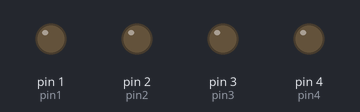
The sketch below on a simulated Arduino Uno, built with avr-gcc and run on an emulated ATmega328P. Parts: output pins drawn as LEDs (lit = HIGH).

Above: at 0.6 s.
At 3.65 s:
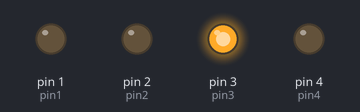
At 6.05 s:
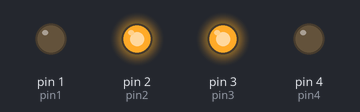
At 10.85 s:
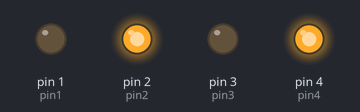
At 15.65 s:
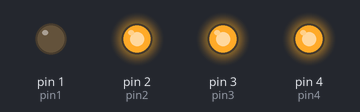
At 20.45 s:
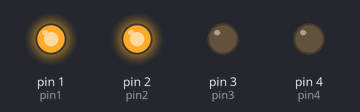
Timing chart, 0 to 20.8 s (numbered marks = the images above):
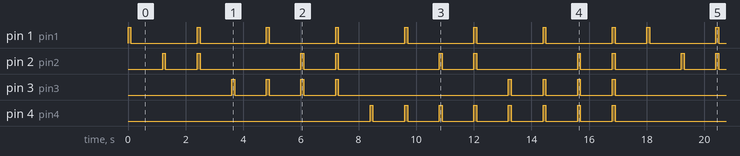

The sketch:

arduino_4_binary_representation1.ino
```cpp
// C++ code
//
int pin1 = 1;
int pin2 = 2;
int pin3 = 3;
int pin4 = 4;

void setup()
{
  pinMode(pin1, OUTPUT);
  pinMode(pin2, OUTPUT);
  pinMode(pin3, OUTPUT);
  pinMode(pin4, OUTPUT);
}

void loop()
{
  digitalWrite(pin1,HIGH);
  delay(100);
  digitalWrite(pin1, LOW);
  delay(100);

  delay(1000);


  digitalWrite(pin2,HIGH);
  delay(100);
  digitalWrite(pin2, LOW);
  delay(100);

  delay(1000);

  digitalWrite(pin1,HIGH);
  digitalWrite(pin2,HIGH);
  delay(100);
  digitalWrite(pin1,LOW);
  digitalWrite(pin2,LOW);
  delay(100);

  delay(1000);

  digitalWrite(pin3,HIGH);
  delay(100);
  digitalWrite(pin3, LOW);
  delay(100);

  delay(1000);

  digitalWrite(pin1,HIGH);
  digitalWrite(pin3,HIGH);
  delay(100);
  digitalWrite(pin1,LOW);
  digitalWrite(pin3,LOW);
  delay(100);

  delay(1000);

  digitalWrite(pin2,HIGH);
  digitalWrite(pin3,HIGH);
  delay(100);
  digitalWrite(pin2,LOW);
  digitalWrite(pin3,LOW);
  delay(100);

  delay(1000);

  digitalWrite(pin1,HIGH);
  digitalWrite(pin2,HIGH);
  digitalWrite(pin3,HIGH);
  delay(100);
  digitalWrite(pin1,LOW);
  digitalWrite(pin2,LOW);
  digitalWrite(pin3,LOW);
  delay(100);

  delay(1000);

  digitalWrite(pin4,HIGH);
  delay(100);
  digitalWrite(pin4,LOW);
  delay(100);

  delay(1000);

  digitalWrite(pin4,HIGH);
  digitalWrite(pin1,HIGH);
  delay(100);
  digitalWrite(pin4,LOW);
  digitalWrite(pin1,LOW);
  delay(100);

  delay(1000);

  digitalWrite(pin4,HIGH);
  digitalWrite(pin2,HIGH);
  delay(100);
  digitalWrite(pin4,LOW);
  digitalWrite(pin2,LOW);
  delay(100);

  delay(1000);

  digitalWrite(pin4,HIGH);
  digitalWrite(pin2,HIGH);
  digitalWrite(pin1,HIGH);
  delay(100);
  digitalWrite(pin4,LOW);
  digitalWrite(pin2,LOW);
  digitalWrite(pin1,LOW);
  delay(100);

  delay(1000);

  digitalWrite(pin4,HIGH);
  digitalWrite(pin3,HIGH);
  delay(100);
  digitalWrite(pin4,LOW);
  digitalWrite(pin3,LOW);
  delay(100);

  delay(1000);

  digitalWrite(pin4,HIGH);
  digitalWrite(pin3,HIGH);
  digitalWrite(pin1,HIGH);
  delay(100);
  digitalWrite(pin4,LOW);
  digitalWrite(pin3,LOW);
  digitalWrite(pin1,LOW);
  delay(100);

  delay(1000);

  digitalWrite(pin4,HIGH);
  digitalWrite(pin3,HIGH);
  digitalWrite(pin2,HIGH);
  delay(100);
  digitalWrite(pin4,LOW);
  digitalWrite(pin3,LOW);
  digitalWrite(pin2,LOW);
  delay(100);

  delay(1000);

  digitalWrite(pin4,HIGH);
  digitalWrite(pin3,HIGH);
  digitalWrite(pin2,HIGH);
  digitalWrite(pin1,HIGH);
  delay(100);
  digitalWrite(pin4,LOW);
  digitalWrite(pin3,LOW);
  digitalWrite(pin2,LOW);
  digitalWrite(pin1,LOW);
  delay(100);

   delay(1000);


}
```

Measured:
- by itself, pin 1 (pin1): repeats every 18.0 s: 7 × (LOW 2.3 s, HIGH 0.10 s), LOW 1.1 s, HIGH 0.10 s
- by itself, pin 4 (pin4): goes 7 × (HIGH 0.10 s, LOW 1.1 s), HIGH 0.10 s, LOW 9.5 s, 7 × (HIGH 0.10 s, LOW 1.1 s), HIGH 0.10 s, then LOW
- by itself, pin 3 (pin3): repeats every 18.0 s: 3 × (LOW 1.1 s, HIGH 0.10 s), LOW 5.9 s, 3 × (HIGH 0.10 s, LOW 1.1 s), HIGH 0.10 s, LOW 4.7 s, HIGH 0.10 s
- by itself, pin 2 (pin2): repeats every 18.0 s: LOW 1.1 s, HIGH 0.10 s, LOW 3.5 s, HIGH 0.10 s, LOW 1.1 s, HIGH 0.10 s, LOW 3.5 s, HIGH 0.10 s, LOW 1.1 s, HIGH 0.10 s, LOW 3.5 s, HIGH 0.10 s, LOW 1.1 s, HIGH 0.10 s, LOW 2.3 s, HIGH 0.10 s
